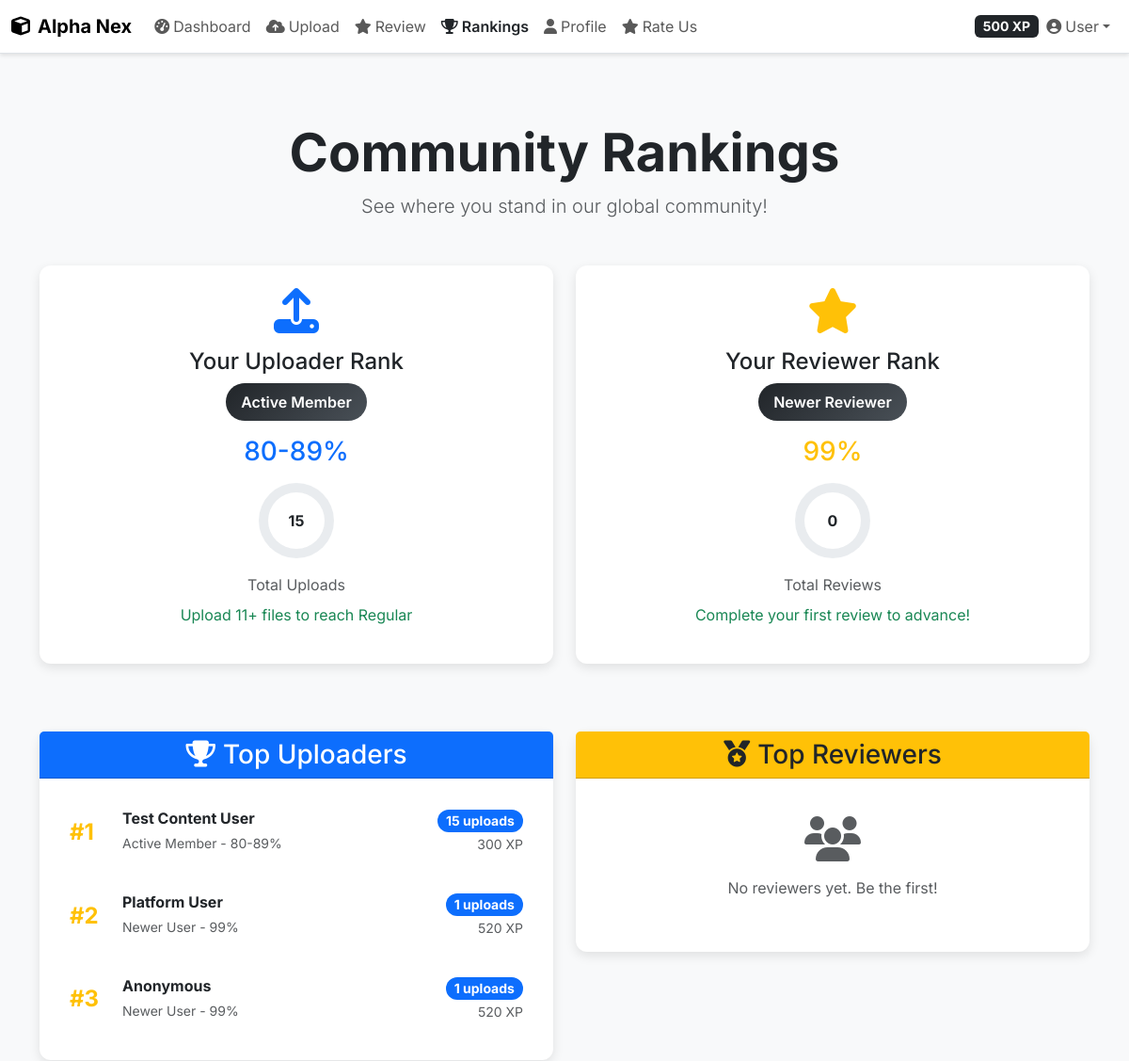
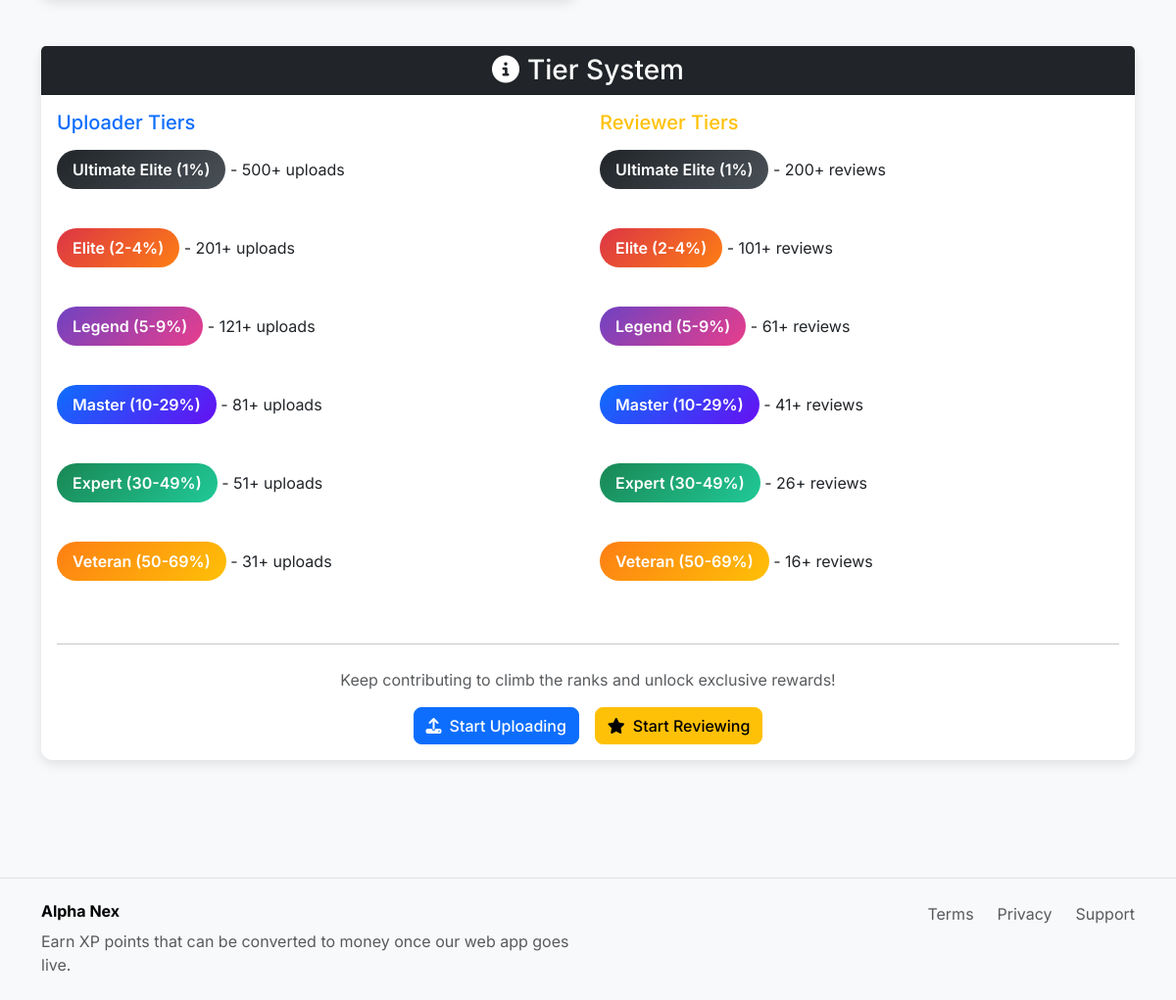
The app's page /ranking (signed in) with its own data (2 pictures, top to bottom).
### models.py (models this page shows, shortened)
class User(UserMixin, db.Model):
    id = db.Column(db.Integer, primary_key=True)
    username = db.Column(db.String(64), unique=True, nullable=False)
    name = db.Column(db.String(100), nullable=False)
    email = db.Column(db.String(120), unique=True, nullable=False)
    password_hash = db.Column(db.String(256), nullable=False)
    is_verified = db.Column(db.Boolean, default=False)
    xp_points = db.Column(db.Integer, default=0)
    uploader_strikes = db.Column(db.Integer, default=0)
    reviewer_strikes = db.Column(db.Integer, default=0)
    is_banned = db.Column(db.Boolean, default=False)
    created_at = db.Column(db.DateTime, default=datetime.utcnow)
    kyc_verified = db.Column(db.Boolean, default=False)
    document_path = db.Column(db.String(255))
    selfie_path = db.Column(db.String(255))
    daily_upload_bytes = db.Column(db.Integer, default=0)
    daily_upload_count = db.Column(db.Integer, default=0)
    daily_upload_reset = db.Column(db.DateTime, default=datetime.utcnow)
    daily_review_count = db.Column(db.Integer, default=0)
    daily_review_reset = db.Column(db.DateTime, default=datetime.utcnow)
    uploads = db.relationship('Upload', backref='user', lazy=True)
    reviews = db.relationship('Review', backref='reviewer', lazy=True)
    strikes = db.relationship('Strike', backref='user', lazy=True)
    def get_uploader_rank(self):
        try:
            upload_count = Upload.query.filter_by(user_id=self.id).count()
            tiers = [
                (0, "Newer User", "99%", "Complete your first upload to advance!"),
                (2, "Beginner", "95-98%", "Upload 2+ files to reach Contributor"),
                (6, "Contributor", "90-94%", "Upload 6+ files to reach Active Member"),
                (11, "Active Member", "80-89%", "Upload 11+ files to reach Regular"),
                (21, "Regular", "70-79%", "Upload 21+ files to reach Veteran"),
                (31, "Veteran", "50-69%", "Upload 31+ files to reach Expert"),
                (51, "Expert", "30-49%", "Upload 51+ files to reach Master"),
                (81, "Master", "10-29%", "Upload 81+ files to reach Legend"),
                (121, "Legend", "5-9%", "Upload 121+ files to reach Elite"),
                (201, "Elite", "2-4%", "Upload 201+ files to reach Ultimate Elite"),
                (500, "Ultimate Elite", "1%", "You've reached the highest tier!")
            ]
            current_tier = tiers[0]
            for threshold, name, rank, next_goal in tiers:
                if upload_count >= threshold:
                    current_tier = (threshold, name, rank, next_goal)
                else:
                    break
            return {
                'count': upload_count,
                'tier_name': current_tier[1],
                'rank': current_tier[2],
                'next_goal': current_tier[3],
                'threshold': current_tier[0]
            }
        except:
            return {'count': 0, 'tier_name': 'Newer User', 'rank': '99%', 'next_goal': 'Complete your first upload!', 'threshold': 0}
    def get_reviewer_rank(self):
        try:
            review_count = Review.query.filter_by(reviewer_id=self.id).count()
            tiers = [
                (0, "Newer Reviewer", "99%", "Complete your first review to advance!"),
                (1, "Review Beginner", "95-98%", "Complete 3+ reviews to reach Review Contributor"),
                (3, "Review Contributor", "90-94%", "Complete 6+ reviews to reach Active Reviewer"),
                (6, "Active Reviewer", "80-89%", "Complete 11+ reviews to reach Regular Reviewer"),
                (11, "Regular Reviewer", "70-79%", "Complete 16+ reviews to reach Veteran Reviewer"),
                (16, "Veteran Reviewer", "50-69%", "Complete 26+ reviews to reach Expert Reviewer"),
                (26, "Expert Reviewer", "30-49%", "Complete 41+ reviews to reach Master Reviewer"),
                (41, "Master Reviewer", "10-29%", "Complete 61+ reviews to reach Legend Reviewer"),
                (61, "Legend Reviewer", "5-9%", "Complete 101+ reviews to reach Elite Reviewer"),
                (101, "Elite Reviewer", "2-4%", "Complete 200+ reviews to reach Ultimate Elite"),
                (200, "Ultimate Elite Reviewer", "1%", "You've reached the highest tier!")
            ]
            current_tier = tiers[0]
            for threshold, name, rank, next_goal in tiers:
                if review_count >= threshold:
                    current_tier = (threshold, name, rank, next_goal)
                else:
                    break
            return {
                'count': review_count,
                'tier_name': current_tier[1],
                'rank': current_tier[2],
                'next_goal': current_tier[3],
                'threshold': current_tier[0]
            }
        except:
            return {'count': 0, 'tier_name': 'Newer Reviewer', 'rank': '99%', 'next_goal': 'Complete your first review!', 'threshold': 0}

### routes.py (the view)
@app.route('/ranking')
def ranking():
    if 'user_id' not in session:
        user = get_or_create_user_for_session()
        session['user_id'] = user.id
        session['user_name'] = 'Demo User'
    try:
        user = User.query.get(session['user_id'])
        top_uploaders = db.session.query(User)\
            .join(Upload)\
            .group_by(User.id)\
            .order_by(func.count(Upload.id).desc(), User.xp_points.desc())\
            .limit(10).all()
        top_reviewers = db.session.query(User)\
            .join(Review, User.id == Review.reviewer_id)\
            .group_by(User.id)\
            .order_by(func.count(Review.id).desc(), User.xp_points.desc())\
            .limit(10).all()
        return render_template('ranking.html',
                             current_user=user,
                             top_uploaders=top_uploaders,
                             top_reviewers=top_reviewers)
    except Exception as e:
        app.logger.error(f"Ranking error: {e}")
        return render_template('error.html', error=f"Ranking error: {str(e)}")

### templates/ranking.html (shortened to what this page needs)
{% extends "base.html" %}
{% block content %}
<div class="container my-5">
        <div class="text-center mb-5">
            <h1 class="display-4 fw-bold">Community Rankings</h1>
            <p class="lead text-muted">See where you stand in our global community!</p>
        </div>
        {% if current_user %}
        <div class="row mb-5">
            <div class="col-lg-6 mb-4">
                <div class="card ranking-card h-100">
                    <div class="card-body text-center p-4">
                        <i class="fas fa-upload fa-3x text-primary mb-3"></i>
                        <h4 class="card-title">Your Uploader Rank</h4>
                        <div class="tier-badge {{ current_user.get_uploader_rank()['tier_name'].lower().replace(' ', '-') }}">
                            {{ current_user.get_uploader_rank()['tier_name'] }}
                        </div>
                        <h3 class="text-primary mb-3">{{ current_user.get_uploader_rank()['rank'] }}</h3>
                        <div class="progress-ring">
                            <div class="progress-text">{{ current_user.get_uploader_rank()['count'] }}</div>
                        </div>
                        <p class="text-muted mb-2">Total Uploads</p>
                        <p class="text-success">{{ current_user.get_uploader_rank()['next_goal'] }}</p>
                    </div>
                </div>
            </div>
            <div class="col-lg-6 mb-4">
                <div class="card ranking-card h-100">
                    <div class="card-body text-center p-4">
                        <i class="fas fa-star fa-3x text-warning mb-3"></i>
                        <h4 class="card-title">Your Reviewer Rank</h4>
                        <div class="tier-badge {{ current_user.get_reviewer_rank()['tier_name'].lower().replace(' ', '-') }}">
                            {{ current_user.get_reviewer_rank()['tier_name'] }}
                        </div>
                        <h3 class="text-warning mb-3">{{ current_user.get_reviewer_rank()['rank'] }}</h3>
                        <div class="progress-ring">
                            <div class="progress-text">{{ current_user.get_reviewer_rank()['count'] }}</div>
                        </div>
                        <p class="text-muted mb-2">Total Reviews</p>
                        <p class="text-success">{{ current_user.get_reviewer_rank()['next_goal'] }}</p>
                    </div>
                </div>
            </div>
        </div>
        {% endif %}
        <div class="row">
            <div class="col-lg-6 mb-5">
                <div class="card ranking-card">
                    <div class="card-header bg-primary text-white text-center">
                        <h3 class="mb-0"><i class="fas fa-trophy me-2"></i>Top Uploaders</h3>
                    </div>
                    <div class="card-body">
                        {% if top_uploaders %}
                            {% for user in top_uploaders %}
                            <div class="leaderboard-item d-flex align-items-center">
                                <div class="rank-number {{ 'top3' if loop.index <= 3 else '' }}">
                                    #{{ loop.index }}
                                </div>
                                <div class="flex-grow-1 ms-3">
                                    <h6 class="mb-1 fw-bold">{{ user.name }}</h6>
                                    <small class="text-muted">{{ user.get_uploader_rank()['tier_name'] }} - {{ user.get_uploader_rank()['rank'] }}</small>
                                </div>
                                <div class="text-end">
                                    <span class="badge bg-primary rounded-pill">{{ user.get_uploader_rank()['count'] }} uploads</span>
                                    <div><small class="text-muted">{{ user.xp_points }} XP</small></div>
                                </div>
                            </div>
                            {% endfor %}
                        {% else %}
                            <div class="text-center text-muted py-4">
                                <i class="fas fa-users fa-3x mb-3"></i>
                                <p>No uploaders yet. Be the first!</p>
                            </div>
                        {% endif %}
                    </div>
                </div>
            </div>
            <div class="col-lg-6 mb-5">
                <div class="card ranking-card">
                    <div class="card-header bg-warning text-dark text-center">
                        <h3 class="mb-0"><i class="fas fa-medal me-2"></i>Top Reviewers</h3>
                    </div>
                    <div class="card-body">
                        {% if top_reviewers %}
                            {% for user in top_reviewers %}
                            <div class="leaderboard-item d-flex align-items-center">
                                <div class="rank-number {{ 'top3' if loop.index <= 3 else '' }}">
                                    #{{ loop.index }}
                                </div>
                                <div class="flex-grow-1 ms-3">
                                    <h6 class="mb-1 fw-bold">{{ user.name }}</h6>
                                    <small class="text-muted">{{ user.get_reviewer_rank()['tier_name'] }} - {{ user.get_reviewer_rank()['rank'] }}</small>
                                </div>
                                <div class="text-end">
                                    <span class="badge bg-warning text-dark rounded-pill">{{ user.get_reviewer_rank()['count'] }} reviews</span>
                                    <div><small class="text-muted">{{ user.xp_points }} XP</small></div>
                                </div>
                            </div>
                            {% endfor %}
                        {% else %}
                            <div class="text-center text-muted py-4">
                                <i class="fas fa-users fa-3x mb-3"></i>
                                <p>No reviewers yet. Be the first!</p>
                            </div>
                        {% endif %}
                    </div>
                </div>
            </div>
        </div>
        <div class="row">
            <div class="col-12">
                <div class="card ranking-card">
                    <div class="card-header bg-dark text-white text-center">
                        <h3 class="mb-0"><i class="fas fa-info-circle me-2"></i>Tier System</h3>
                    </div>
                    <div class="card-body">
                        <div class="row">
                            <div class="col-md-6">
                                <h5 class="text-primary mb-3">Uploader Tiers</h5>
                                <div class="tier-info">
                                    <div class="tier-badge">Ultimate Elite (1%)</div> - 500+ uploads<br><br>
                                    <div class="tier-badge elite">Elite (2-4%)</div> - 201+ uploads<br><br>
                                    <div class="tier-badge legend">Legend (5-9%)</div> - 121+ uploads<br><br>
                                    <div class="tier-badge master">Master (10-29%)</div> - 81+ uploads<br><br>
                                    <div class="tier-badge expert">Expert (30-49%)</div> - 51+ uploads<br><br>
                                    <div class="tier-badge veteran">Veteran (50-69%)</div> - 31+ uploads<br><br>
                                </div>
                            </div>
                            <div class="col-md-6">
                                <h5 class="text-warning mb-3">Reviewer Tiers</h5>
                                <div class="tier-info">
                                    <div class="tier-badge">Ultimate Elite (1%)</div> - 200+ reviews<br><br>
                                    <div class="tier-badge elite">Elite (2-4%)</div> - 101+ reviews<br><br>
                                    <div class="tier-badge legend">Legend (5-9%)</div> - 61+ reviews<br><br>
                                    <div class="tier-badge master">Master (10-29%)</div> - 41+ reviews<br><br>
                                    <div class="tier-badge expert">Expert (30-49%)</div> - 26+ reviews<br><br>
                                    <div class="tier-badge veteran">Veteran (50-69%)</div> - 16+ reviews<br><br>
                                </div>
                            </div>
                        </div>
                        <hr class="my-4">
                        <div class="text-center">
                            <p class="text-muted">Keep contributing to climb the ranks and unlock exclusive rewards!</p>
                            <div class="d-flex justify-content-center gap-3">
                                <a href="{{ url_for('upload_file') }}" class="btn btn-primary">
                                    <i class="fas fa-upload me-2"></i>Start Uploading
                                </a>
                                <a href="{{ url_for('review_content') }}" class="btn btn-warning">
                                    <i class="fas fa-star me-2"></i>Start Reviewing
                                </a>
                            </div>
                        </div>
                    </div>
                </div>
            </div>
        </div>
</div>
{% endblock %}

### records on screen
User: name "Test Content User", user "Active Member", user "80-89%", user "15", xp_points "300"
User: name "Platform User", user "Newer User", user "99%", id "1", xp_points "520"
User: name "Anonymous", user "Newer User", user "99%", user "1", xp_points "520"

### other values on screen
{{ demo_user.xp_points if demo_user else 500 }} "500"
{{ current_user.get_uploader_rank()['tier_name'] }} "Active Member"
{{ current_user.get_uploader_rank()['rank'] }} "80-89%"
{{ current_user.get_uploader_rank()['count'] }} "15"
{{ current_user.get_uploader_rank()['next_goal'] }} "Upload 11+ files to reach Regular"
{{ current_user.get_reviewer_rank()['tier_name'] }} "Newer Reviewer"
{{ current_user.get_reviewer_rank()['rank'] }} "99%"
{{ current_user.get_reviewer_rank()['count'] }} "0"
{{ current_user.get_reviewer_rank()['next_goal'] }} "Complete your first review to advance!"
